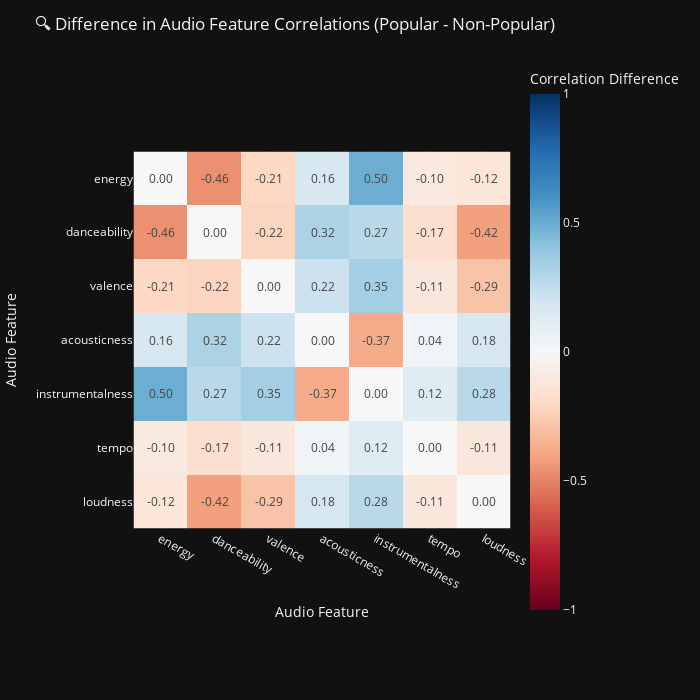

Notebook code for this chart:
### Code cell
# Define features
features = ['energy', 'danceability', 'valence', 'acousticness', 'instrumentalness', 'tempo', 'loudness']

# Normalize 'tempo' and 'loudness'
scaler = MinMaxScaler()
high_song_popularity[['tempo', 'loudness']] = scaler.fit_transform(high_song_popularity[['tempo', 'loudness']])
low_song_popularity[['tempo', 'loudness']] = scaler.fit_transform(low_song_popularity[['tempo', 'loudness']])

# Compute correlation matrices
corr_popular = high_song_popularity[features].corr()
corr_non_popular = low_song_popularity[features].corr()

# Compute difference matrix
corr_diff = corr_popular - corr_non_popular

# Plot difference heatmap
fig_diff = px.imshow(
    corr_diff,
    text_auto='.2f',
    color_continuous_scale='RdBu',
    zmin=-1, zmax=1,
    labels=dict(x="Audio Feature", y="Audio Feature", color="Correlation Difference")
)

fig_diff.update_layout(
    title="🔍 Difference in Audio Feature Correlations (Popular - Non-Popular)",
    width=700,
    height=700,
    template="plotly_dark"
)

fig_diff.show()

### Figure 1 — Plotly figure (JSON) as saved in the notebook; plotly's stock layout.template omitted (floating-point values rounded to 4 significant figures)
{"data": [{"coloraxis": "coloraxis", "hovertemplate": "Audio Feature: %{x}<br>Audio Feature: %{y}<br>Correlation Difference: %{z}<extra></extra>", "name": "0", "texttemplate": "%{z:.2f}", "type": "heatmap", "x": ["energy", "danceability", "valence", "acousticness", "instrumentalness", "tempo", "loudness"], "xaxis": "x", "y": ["energy", "danceability", "valence", "acousticness", "instrumentalness", "tempo", "loudness"], "yaxis": "y", "z": [[0.0, -0.4623, -0.2074, 0.1633, 0.4953, -0.09859, -0.124], [-0.4623, 0.0, -0.2204, 0.3166, 0.2749, -0.1716, -0.4156], [-0.2074, -0.2204, 0.0, 0.2159, 0.3466, -0.1114, -0.2901], [0.1633, 0.3166, 0.2159, 0.0, -0.3735, 0.03815, 0.1756], [0.4953, 0.2749, 0.3466, -0.3735, 0.0, 0.1238, 0.2754], [-0.09859, -0.1716, -0.1114, 0.03815, 0.1238, 0.0, -0.1122], [-0.124, -0.4156, -0.2901, 0.1756, 0.2754, -0.1122, 0.0]]}], "layout": {"coloraxis": {"cmax": 1, "cmin": -1, "colorbar": {"title": {"text": "Correlation Difference"}}, "colorscale": [[0, "rgb(103,0,31)"], [0.1, "rgb(178,24,43)"], [0.2, "rgb(214,96,77)"], [0.3, "rgb(244,165,130)"], [0.4, "rgb(253,219,199)"], [0.5, "rgb(247,247,247)"], [0.6, "rgb(209,229,240)"], [0.7, "rgb(146,197,222)"], [0.8, "rgb(67,147,195)"], [0.9, "rgb(33,102,172)"], [1, "rgb(5,48,97)"]]}, "height": 700, "margin": {"t": 60}, "title": {"text": "🔍 Difference in Audio Feature Correlations (Popular - Non-Popular)"}, "width": 700, "xaxis": {"anchor": "y", "constrain": "domain", "domain": [0, 1], "scaleanchor": "y", "title": {"text": "Audio Feature"}}, "yaxis": {"anchor": "x", "autorange": "reversed", "constrain": "domain", "domain": [0, 1], "title": {"text": "Audio Feature"}}}}
